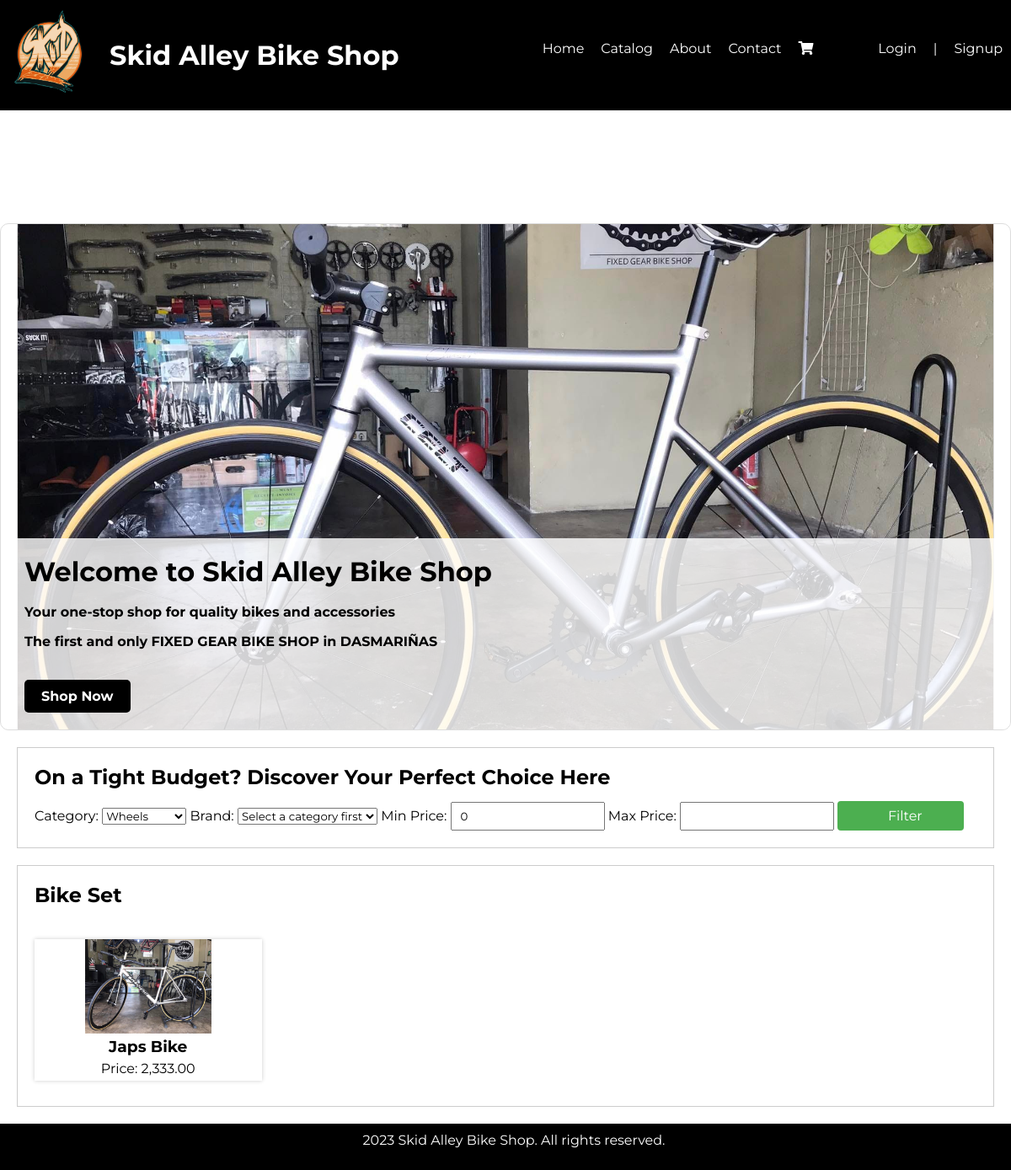
The app's page /home.php with its own data.
### tables this page shows
CREATE TABLE `content_management_logo` (
  `id` int(11) NOT NULL,
  `logo` text NOT NULL
);

CREATE TABLE `content_management_carousel` (
  `id` int(10) NOT NULL,
  `images` text NOT NULL
);

CREATE TABLE `categories` (
  `id` int(30) NOT NULL,
  `category` varchar(250) NOT NULL,
  `description` varchar(250) NOT NULL,
  `status` tinyint(1) NOT NULL DEFAULT 1,
  `delete_flag` tinyint(1) NOT NULL
);

CREATE TABLE `product_list` (
  `id` int(10) NOT NULL,
  `brand_id` int(11) NOT NULL,
  `category_id` int(11) NOT NULL,
  `name` varchar(250) NOT NULL,
  `models` varchar(250) NOT NULL,
  `description` varchar(250) NOT NULL,
  `price` float NOT NULL,
  `status` tinyint(1) NOT NULL DEFAULT 1,
  `image_path` text NOT NULL,
  `delete_flag` tinyint(1) NOT NULL
);

### home.php (the view, shortened to what this page needs)
<?php include('partials-front/menu.php'); ?>
<link rel="stylesheet" href="https://cdn.jsdelivr.net/npm/alertifyjs@1.13.1/build/css/alertify.min.css" />
<br><br><br><br><br><br>
<body>
<div class="carousel">
    <?php
    $sql = "SELECT images FROM content_management_carousel";
    $result = mysqli_query($conn, $sql);
    if ($result && mysqli_num_rows($result) > 0) {
        while ($row = mysqli_fetch_assoc($result)) {
            $image_url = SITEURL . 'images/carousel/' . $row['images'];
    ?>
            <img src="<?php echo $image_url; ?>" alt="Carousel Image" class="carousel-image">
    <?php
        }
    } else {
        echo '<img src="images/default.jpg" alt="Default Image" class="carousel-image">';
    }
    ?>
    <div class="carousel-content">
        <h1>Welcome to Skid Alley Bike Shop</h1>
        <br>
        <p><strong>Your one-stop shop for quality bikes and accessories</strong></p>
        <p><strong>The first and only FIXED GEAR BIKE SHOP in DASMARIÑAS</strong></p>
        <a href="index.php" class="shop-button">Shop Now</a>
    </div>
</div>
    <div class="filter-price">
        <h2>On a Tight Budget? Discover Your Perfect Choice Here</h2>
        <form action="filter-price.php" method="GET">
            <label for="category">Category:</label>
            <select name="category_id" id="category_id">
                                <?php
                                $sql = "SELECT DISTINCT category_id FROM category_brands";
                                $res = mysqli_query($conn, $sql);
                                $count = mysqli_num_rows($res);
                                if ($count > 0) {
                                    while ($row = mysqli_fetch_assoc($res)) {
                                        $category_id = $row['category_id'];
                                        $category_sql = "SELECT * FROM categories WHERE id='$category_id' AND status='1'";
                                        $category_res = mysqli_query($conn, $category_sql);
                                        $category_row = mysqli_fetch_assoc($category_res);
                                        if ($category_row) {
                                            $title = $category_row['category'];
                                            echo '<option value="' . $category_id . '">' . $title . '</option>';
                                        }
                                    }
                                } else {
                                    echo '<option value="0">No Category Found</option>';
                                }
                                ?>
                            </select>
            <label for="brand">Brand:</label>
                <select name="brand" id="brand">
                    <option value="">Select a category first</option>
                </select>
                <label for="min-price">Min Price:</label>
                <input type="number" name="min-price" id="min-price" value="0">
                <label for="max-price">Max Price:</label>
                <input type="number" name="max-price" id="max-price">
                <input type="submit" value="Filter">
        </form>
    </div>
    <div class="bikeset-section">
        <h2>Bike Set</h2>
            <br><br>
            <div class="bikeset-products">
                <?php
                $bikesetCategoryName = "Bike Set";
                $sqlCategory = "SELECT id FROM categories WHERE category = '$bikesetCategoryName'";
                $resCategory = mysqli_query($conn, $sqlCategory);
                if ($resCategory && mysqli_num_rows($resCategory) > 0) {
                    $categoryRow = mysqli_fetch_assoc($resCategory);
                    $bikesetCategoryId = $categoryRow['id'];
                    $sql = "SELECT * FROM product_list WHERE category_id = $bikesetCategoryId";
                    $res = mysqli_query($conn, $sql);
                    if ($res && mysqli_num_rows($res) > 0) {
                        while ($bikeset_product = mysqli_fetch_assoc($res)) {
                            ?>  <div class="bikeset-product">
                            <a href="product-details.php?id=<?php echo $bikeset_product['id']; ?>">
                                <img src="<?php echo SITEURL; ?>images/bike/<?php echo $bikeset_product['image_path']; ?>"
                                        alt="<?php echo $bikeset_product['name']; ?>"
                                        style="width: 150px;">
                                <h3><?php echo $bikeset_product['name']; ?></h3>
                                <p>Price: <?php echo number_format($bikeset_product['price'], 2); ?></p>
                            </a>
                        </div>
                        <?php
                        }
                    } else {
                        echo "<p>No BikeSet products available.</p>";
                    }
                } else {
                    echo "<p>'Bike Set' category not found.</p>";
                }
                ?>
            </div>
    </div>
</body>
</html>
<?php include('partials-front/footer.php'); ?>

### partials-front/menu.php (shortened to what this page needs)
<?php include('config/constants.php'); ?>
<!DOCTYPE html>
<html lang="en">
<head>
    <link rel="stylesheet" href="style.css">
    <link href="https://cdnjs.cloudflare.com/ajax/libs/font-awesome/5.15.4/css/all.min.css" rel="stylesheet">
</head>
<body>
    <div class="header">
        <?php
        $sql = "SELECT * FROM content_management_logo";
        $res = mysqli_query($conn, $sql);
        $count = mysqli_num_rows($res);
        if ($count > 0) {
            while ($row = mysqli_fetch_assoc($res)) {
                $logo = $row['logo'];
                ?>
                <div class="skidalley">
                <a href="<?php echo SITEURL; ?>index.php">  <?php
                            if ($logo == "")
                            {
                                echo "<div class='error'>Image not Added.</div>";
                            } else {
                                ?>
                                <img src="<?php echo SITEURL; ?>images/logo/<?php echo $logo; ?>"
                                     width="100px">
                                <?php
                            }
                            ?>
                            </img> </a>
                <a href="<?php echo SITEURL; ?>index.php"> <h1 id="name"> Skid Alley Bike Shop </h1> </a>
                </div>
             <?php
            }
        }
        else
        {
            echo  "<td colspan='4'><div class='error'>No Logo Added.</div></td>";
        }
      ?>
        <div class="navbar">
            <a href="<?php echo SITEURL; ?>home.php"> <p> Home </p> </a>
            <a href="<?php echo SITEURL; ?>index.php"> <p> Catalog </p> </a>
            <a href="<?php echo SITEURL; ?>about.php"> <p> About </p> </a>
            <a href="<?php echo SITEURL; ?>contact.php"> <p> Contact </p> </a>
            <a href="<?php echo SITEURL; ?>cart.php" class="cart-link">
                <i class="fas fa-shopping-cart"></i>
</a>
        </div>
        <div class="logsign">
        <?php
        if (isset($_SESSION['userLoggedIn']) && $_SESSION['userLoggedIn'] === true) {
            $username = $_SESSION['username'];
            $userId = $_SESSION['client_id'];
        ?>
            <div class="notifications">
            <a href="<?php echo SITEURL; ?>notifications.php">
                <p>Notifications</p>
                <?php
                if (isset($_SESSION['userLoggedIn'])) {
                    $notificationCount = getNotificationCount($userId);
                    if ($notificationCount > 0) {
                        echo '<span class="cart-count">' . $notificationCount . '</span>';
                    }
                }
                ?>
            </a>
        </div>
            <div class="user-container">
                <p id="username"><?php echo $username; ?></p>
                <div class="logout-dropdown">
                    <a href="<?php echo SITEURL; ?>orderstatus.php">My Order Status</a>
                    <a href="<?php echo SITEURL; ?>logout.php">Logout</a>
                </div>
            </div>
        <?php
        }
        else
        {
        ?>
            <a href="<?php echo SITEURL; ?>login.php"><p>Login</p></a>
            <p>|</p>
            <a href="<?php echo SITEURL; ?>signup.php"><p>Signup</p></a>
        <?php
        }
        ?>
        </div>
    </div>
</body>

### style.css (style rules this page uses)
* { padding: 0px; margin: 0px; font-family: 'Montserrat', sans-serif;; }
a { text-decoration: none; color: white; }
.header { align-items: center; align-content: center; padding: 10px; color: white; display: flex; background-color: black; position: relative; width: 100%; }
.skidalley { display: flex; align-items: center; gap: 20px; }
.navbar { display: flex; gap: 20px; margin-left: 170px; color: black; }
.navbar a { color: white; }
#name { color: white; }
.logsign { display: flex; margin-left: auto; gap: 10px; margin-right: 10px; }
.logsign p { margin-right: 10px; }
input { height: 30px; margin-top: 15px; padding-left: 10px; }
.carousel { display: flex; flex-direction: column; justify-content: center; align-items: center; height: 70vh; overflow: hidden; background-color: #fff; border: 1px solid #ddd; border-radius: 10px; margin: 20px auto; }
.carousel { position: relative; height: 70vh; overflow: hidden; background-color: #fff; border: 1px solid #ddd; border-radius: 10px; margin: 20px auto; padding: 20px; }
.carousel-image { max-width: 100%; height: auto; border: 1px solid #ddd; border-radius: 5px; margin: 10px 0; position: relative; }
.carousel-content { position: absolute; bottom: 0; left: 0; width: 100%; padding: 20px; background-color: rgba(255, 255, 255, 0.8); color: black; z-index: 1; margin-left: 8px; }
.shop-button { display: inline-block; background-color: black; color: white; padding: 10px 20px; text-decoration: none; border-radius: 5px; font-weight: bold; margin-top: 20px; }
.bikeset-section { margin: 20px; padding: 20px; border: 1px solid #ccc; }
.bikeset-products { display: flex; flex-wrap: wrap; justify-content: space-between; }
.bikeset-product { flex-basis: calc(25% - 10px); margin-bottom: 10px; text-align: center; background-color: white; box-shadow: 0px 0px 5px rgba(0, 0, 0, 0.2); transition: transform 0.2s, box-shadow 0.2s; border: none; color: black; }
.bikeset-product a { color: black; }
.bikeset-product img { width: 100%; }
.bikeset-product h3 { max-height: 60px; overflow: hidden; text-overflow: ellipsis; white-space: nowrap; margin: 0; }
.bikeset-product p { margin: 5px 0; }
.filter-price { margin: 20px; padding: 20px; border: 1px solid #ccc; }
.filter-price input[type="submit"] { width: 150px; height: 35px; margin-top: 10px; background-color: #4CAF50; color: white; border: none; border-radius: 4px; cursor: pointer; font-size: 16px; text-align: center; transition: background-color 0.3s; }
p { margin-top: 0; margin-bottom: 1rem; }

### partials-front/menu.php (style rules this page uses)
.cart-link { position: relative; display: inline-block; }

### home.php (style rules this page uses)
body { overflow-x: hidden; margin: 0; padding: 0; }

### records on screen
content_management_logo: logo (picture)
content_management_carousel: images (picture)
categories: category_id "Wheels"
product_list: image_path (picture), name "Japs Bike", price "2,333.00"
